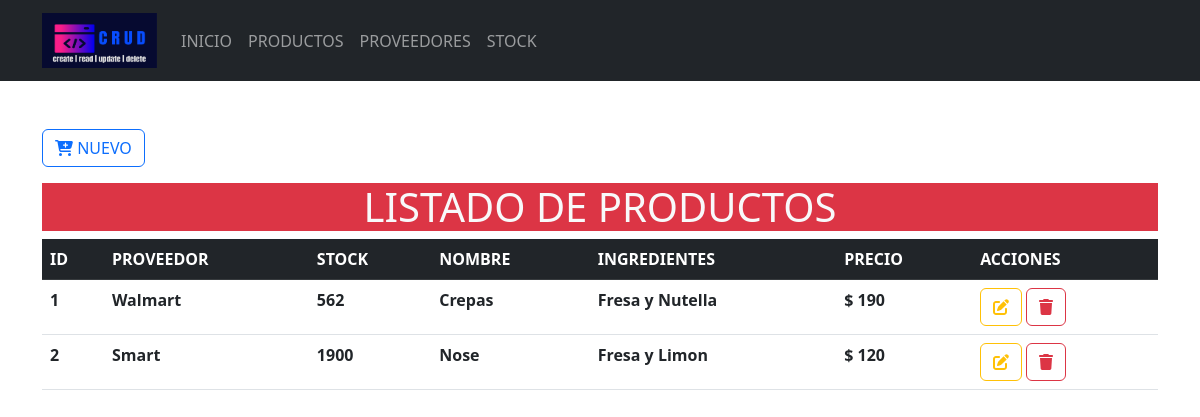
The page /Formularios/productos/index.php on the database its author committed.
### tables this page shows
CREATE TABLE `productos` (
  `idProducto` int(10) NOT NULL,
  `idProveedor` int(10) NOT NULL,
  `idStock` int(10) NOT NULL,
  `nombreProducto` varchar(50) NOT NULL,
  `cantidad` int(50) NOT NULL,
  `ingredientes` varchar(50) NOT NULL,
  `precio` varchar(50) NOT NULL
);

CREATE TABLE `proveedor` (
  `idProveedor` int(10) NOT NULL,
  `nombre` varchar(50) NOT NULL,
  `direccion` varchar(50) NOT NULL
);

CREATE TABLE `stock` (
  `idStock` int(10) NOT NULL,
  `cantidad` varchar(50) NOT NULL,
  `medida` varchar(50) NOT NULL
);

### Formularios/productos/index.php (the view, shortened to what this page needs)
<?php
include_once("../../config/conexion.php")
?>
<!doctype html>
<html lang="es">
<head>
    <link rel="stylesheet" href="<?php echo base_url; ?>css/bootstrap.min.css">
</head>
<body>
    <header>
        <nav class="navbar navbar-expand-lg bg-dark" data-bs-theme="dark">
            <div class="container">
                <a class="navbar-brand" href="<?php echo base_url; ?>">
                    <img src="<?php echo base_url; ?>img/logo.png" alt="logo" height="55" width="115">
                </a>
                <div class="collapse navbar-collapse" id="mi-menu">
                    <ul class="navbar-nav">
                        <li class="nav-item">
                            <a class="nav-link" href="<?php echo base_url; ?>">INICIO</a>
                        </li>
                        <li class="nav-item">
                            <a class="nav-link" href="<?php echo base_url; ?>Formularios/productos/index.php">PRODUCTOS</a>
                        </li>
                        <li class="nav-item">
                            <a class="nav-link" href="<?php echo base_url; ?>Formularios/proveedores/index.php">PROVEEDORES</a>
                        </li>
                        <li class="nav-item">
                            <a class="nav-link" href="<?php echo base_url; ?>Formularios/stock/index.php">STOCK</a>
                        </li>
                    </ul>
                </div>
            </div>
        </nav>
    </header>
    <div class="container-lg mt-5">
        <a href="crear.php" type="button" class="btn btn-outline-primary mb-3">
            <i class="fa-solid fa-cart-plus fa-beat"></i>
            NUEVO
        </a>
        <h1 class="text-center bg-danger text-light ">LISTADO DE PRODUCTOS</h1>
        <div class="table-responsive-sm">
            <table class="table table-hover">
                <thead class="table-dark">
                    <tr>
                        <th scope="col">ID</th>
                        <th scope="col">PROVEEDOR</th>
                        <th scope="col">STOCK</th>
                        <th scope="col">NOMBRE</th>
                        <th scope="col">INGREDIENTES</th>
                        <th scope="col">PRECIO</th>
                        <th scope="col">ACCIONES</th>
                    </tr>
                </thead>
                <tbody>
                    <?php
                    $sql = $conexion->query("SELECT * FROM productos
                    INNER JOIN proveedor ON productos.idProveedor = proveedor.idProveedor
                    INNER JOIN stock ON productos.idStock = stock.idStock");
                    while ($resultado = $sql->fetch_assoc()) {
                    ?>
                        <tr>
                            <th scope="row"><?php echo $resultado['idProducto'] ?></th>
                            <th scope="row"><?php echo $resultado['nombre'] ?></th>
                            <th scope="row"><?php echo $resultado['cantidad'] ?></th>
                            <th scope="row"><?php echo $resultado['nombreProducto'] ?></th>
                            <th scope="row"><?php echo $resultado['ingredientes'] ?></th>
                            <th scope="row">$ <?php echo $resultado['precio'] ?></th>
                            <th scope="row">
                                <a href="<?php echo base_url; ?>Formularios/productos/actualizar.php?Id=<?php echo $resultado['idProducto'] ?>" class="btn btn-outline-warning">
                                    <i class="fa-solid fa-pen-to-square fa-beat"></i>
                                </a>
                                <a href="<?php echo base_url; ?>CRUDP/eliminarDatos.php?Id=<?php echo $resultado['idProducto'] ?>" class="btn btn-outline-danger">
                                    <i class="fa-solid fa-trash fa-beat"></i>
                                </a>
                            </th>
                        </tr>
                    <?php
                    }
                    ?>
                </tbody>
            </table>
        </div>
    </div>
</body>
</html>

### rows shown on the page
productos: idProducto "1", idProveedor.nombre "Walmart", idStock.cantidad "562", nombreProducto "Crepas", ingredientes "Fresa y Nutella", precio "190"
productos: idProducto "2", idProveedor.nombre "Smart", idStock.cantidad "1900", nombreProducto "Nose", ingredientes "Fresa y Limon", precio "120"
